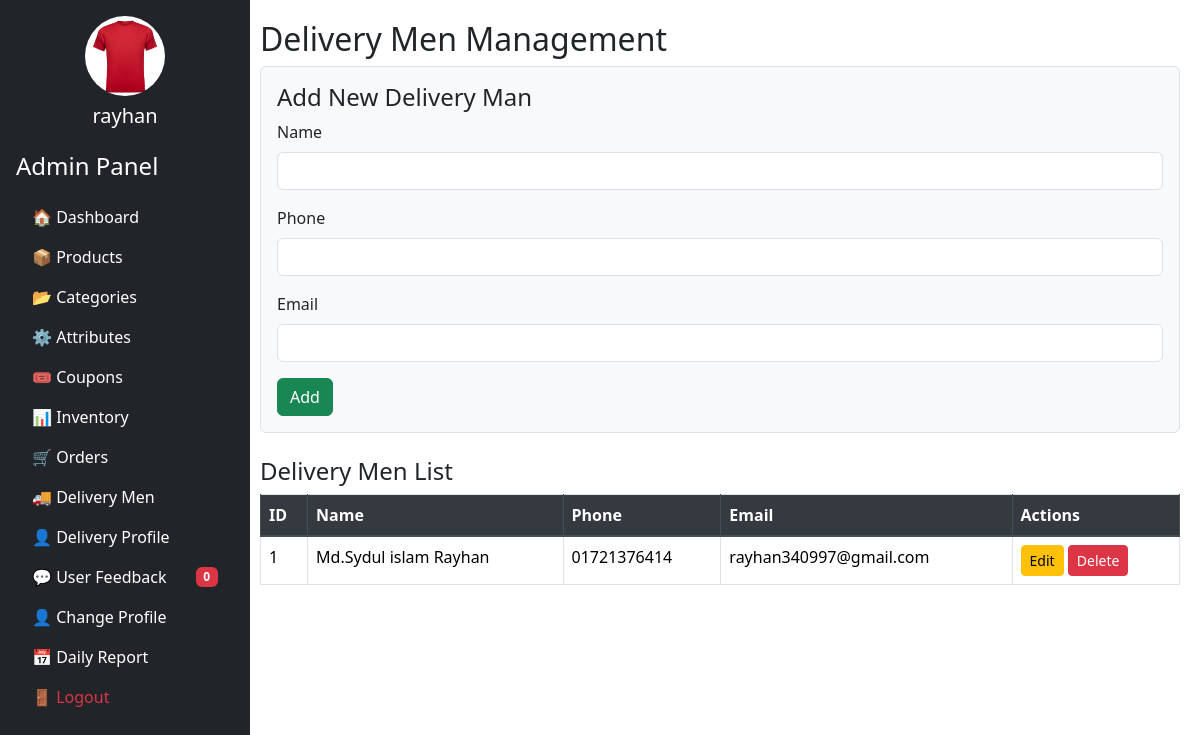
Screenshot of /admin/index.php?page=delivery_men (signed in) with the database file from the repository.
### tables this page shows
CREATE TABLE `delivery_men` (
  `id` int(11) NOT NULL,
  `name` varchar(100) NOT NULL,
  `phone` varchar(20) NOT NULL,
  `email` varchar(50) NOT NULL
);

### admin/pages/delivery_men.php (the view, shortened to what this page needs)
<?php
include'dbConfig.php';
$name = $phone = $email = "";
$is_edit = false;
$stmt = $DB_con->prepare("SELECT * FROM delivery_men ORDER BY id DESC");
$stmt->execute();
$delivery_men = $stmt->fetchAll(PDO::FETCH_ASSOC);
?>
<h2>Delivery Men Management</h2>
<div class="mb-4 border p-3 rounded bg-light">
    <h4><?= $is_edit ? "Edit Delivery Man" : "Add New Delivery Man" ?></h4>
    <form method="POST" action="index.php?page=delivery_men">
        <div class="form-group">
            <label>Name</label>
            <input type="text" name="name" class="form-control" value="<?= htmlspecialchars($name) ?>">
        </div>
        <div class="form-group">
            <label>Phone</label>
            <input type="text" name="phone" class="form-control" value="<?= htmlspecialchars($phone) ?>">
        </div>
        <div class="form-group">
            <label>Email</label>
            <input type="email" name="email" class="form-control" value="<?= htmlspecialchars($email) ?>">
        </div>
        <button type="submit" class="btn btn-success"><?= $is_edit ? "Update" : "Add" ?></button>
    </form>
</div>
<h4>Delivery Men List</h4>
<table class="table table-bordered">
    <thead class="thead-dark">
        <tr>
            <th>ID</th><th>Name</th><th>Phone</th><th>Email</th><th>Actions</th>
        </tr>
    </thead>
    <tbody>
        <?php if ($delivery_men): ?>
            <?php foreach ($delivery_men as $dm): ?>
                <tr>
                    <td><?= $dm['id'] ?></td>
                    <td><?= htmlspecialchars($dm['name']) ?></td>
                    <td><?= htmlspecialchars($dm['phone']) ?></td>
                    <td><?= htmlspecialchars($dm['email']) ?></td>
                    <td>
                        <a href="index.php?page=delivery_men&edit_id=<?= $dm['id'] ?>" class="btn btn-sm btn-warning">Edit</a>
                        <a href="index.php?page=delivery_men&delete_id=<?= $dm['id'] ?>" onclick="return confirm('Are you sure to delete?')" class="btn btn-sm btn-danger">Delete</a>
                    </td>
                </tr>
            <?php endforeach; ?>
        <?php else: ?>
            <tr><td colspan="5" class="text-center">No delivery men found.</td></tr>
        <?php endif; ?>
    </tbody>
</table>

### admin/includes/sidebar.php (shortened to what this page needs)
<!DOCTYPE html>
<html lang="en">
<head>
  <link href="https://cdn.jsdelivr.net/npm/bootstrap@5.3.3/dist/css/bootstrap.min.css" rel="stylesheet">
</head>
<body>
<div id="sidebar" class="bg-dark p-3">
  <div class="text-center mb-4">
    <?php
      require_once __DIR__.'/../dbConfig.php';
      $admin_id = $_SESSION['admin_logged_in'] ?? null;
      $adminPhoto = 'default.jpg';
      $adminName = 'Admin';
      if($admin_id) {
        $stmt = $DB_con->prepare("SELECT * FROM admins WHERE id =?");
        $stmt->execute([$admin_id]);
        $admin = $stmt->fetch(PDO::FETCH_ASSOC);
        if($admin) {
          $adminPhoto = !empty($admin['photo']) ? $admin['photo'] : 'default.jpg';
          $adminName = $admin['username'];
        }
      }
    ?>
    <img src="../uploads/admins/<?= htmlspecialchars($adminPhoto) ?>"
         class="rounded-circle mb-2" width="80" height="80" alt="Admin Photo">
    <h5><?= htmlspecialchars($adminName) ?></h5>
  </div>
  <h4 class="mb-3">Admin Panel</h4>
  <ul class="nav flex-column">
    <li class="nav-item"><a href="index.php?page=dashboard" class="nav-link">🏠 Dashboard</a></li>
    <li class="nav-item"><a href="index.php?page=products" class="nav-link">📦 Products</a></li>
    <li class="nav-item"><a href="index.php?page=categories" class="nav-link">📂 Categories</a></li>
    <li class="nav-item"><a href="index.php?page=attributes" class="nav-link">⚙ Attributes</a></li>
    <li class="nav-item"><a href="index.php?page=coupons" class="nav-link">🎟 Coupons</a></li>
    <li class="nav-item">
      <a class="nav-link" data-bs-toggle="collapse" href="#inventoryMenu" role="button">
        📊 Inventory
      </a>
    </li>
    <li class="nav-item d-flex align-items-center justify-content-between">
      <a href="index.php?page=orders" class="nav-link">🛒 Orders</a>
    </li>
    <li class="nav-item"><a href="index.php?page=delivery_men" class="nav-link">🚚 Delivery Men</a></li>
     <li class="nav-item"><a href="index.php?page=delivery_profile" class="nav-link">👤 Delivery Profile</a></li>
    <li class="nav-item d-flex align-items-center justify-content-between">
      <a href="index.php?page=feedback" class="nav-link">💬 User Feedback</a>
      <span id="fbCount" class="badge bg-danger me-3">0</span>
    </li>
    <li class="nav-item"><a href="index.php?page=admin_profile" class="nav-link">👤 Change Profile</a></li>
    <li class="nav-item"><a href="index.php?page=daily_report" class="nav-link">📅 Daily Report</a></li>
    <li class="nav-item"><a href="logout.php" class="nav-link text-danger">🚪 Logout</a></li>
  </ul>
</div>
</body>
</html>

### admin/includes/header.php (style rules this page uses)
body { margin:0; padding: 0; }

### admin/includes/sidebar.php (style rules this page uses)
body { overflow-x: hidden; }
#sidebar { width: 250px; height: 100vh; position: fixed; left: 0; top: 0; background-color: #212529; color: white; overflow-y: auto; }
#sidebar .nav-link { color: #fff; }

### rows the page displays
delivery_men: id "1", name "Md.Sydul islam Rayhan", phone "01721376414", email "rayhan340997@gmail.com"

### other values shown
$adminName "rayhan"
